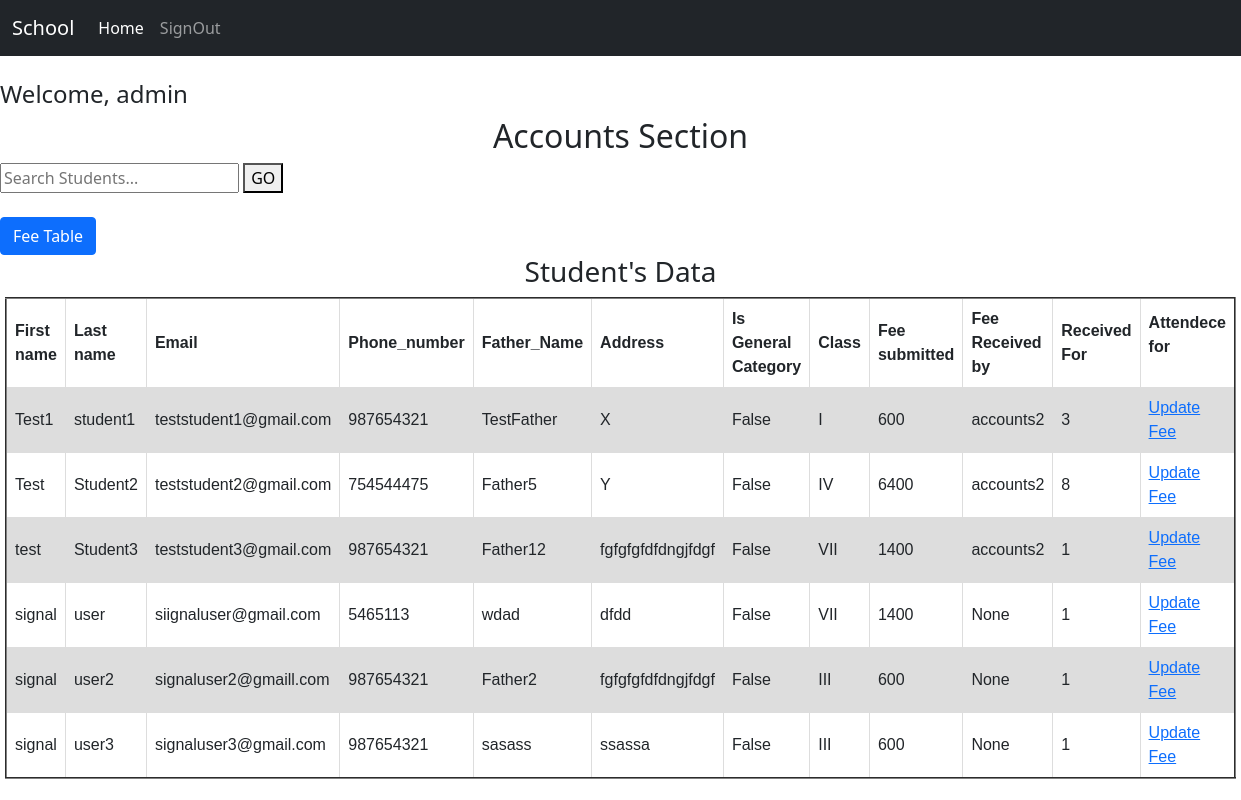
The page /achome (signed in) on the database its author committed.
### student/models.py (models this page shows)
class Student(User):
    fathername= models.CharField(max_length=40)
    clas=models.ForeignKey(stu_cls_model, on_delete=models.CASCADE,null=True, blank= True)
    address=models.CharField(max_length=200)
    contact= models.CharField(max_length=15)
    fee_status=models.CharField(max_length=20,choices=fee_choices,default=1)
    fee=models.BigIntegerField(default=200)
    gen_cat= models.BooleanField(default=False)
    admitted_on=models.DateTimeField(auto_now=True)
    roll= models.BigIntegerField(null=True)
    fee_received_by=models.CharField(max_length=30,null= True)
    is_present_today=models.CharField(max_length=15, default="absent", blank = True)

class stu_cls_model(models.Model):
    class_name=models.CharField(choices=class_choices,max_length=20, null= True, default=1)
    mothly_fee=models.PositiveIntegerField()
    def __str__(self):
        return self.class_name

### student/views.py (the view)
# urls.py: path('achome', views.accountshome, name='achome'),
@login_required(login_url="signin")
@staff_member_required
def accountshome(request):
    students= Student.objects.filter(is_staff=False,is_superuser=False)
    return render(request,"achome.html",{"details":students})

### student/context_processors.py (called while the page is built)
def get_notifications(request):
    print("In get notifs")
    Notifications = ""
    try:
        Notifications = notification.objects.filter(users=request.user)
        Notifications_count = notification.objects.filter(users=request.user, is_read=False).count()
        print("new notifications=",Notifications_count)
        print(Notifications)
        return {'notif': Notifications, "notif_c":Notifications_count}
    except:
        print("try did not work")
        return {}

### student/templates/achome.html (shortened to what this page needs)
{%extends "base.html"%}
{%block content%}
<br>
<h4>
Welcome, {{request.user}}
</h4>
<center>
<h2> Accounts Section</h2>
</center>
<form method="POST" action= {% url 'search' %} >
  <input type="text"  name="search" placeholder="Search Students..." >
  <button type="submit"> GO </button>
</form><br>
<button type="button" class="btn btn-primary" data-bs-toggle="modal" data-bs-target="#exampleModal">Fee Table</button>
<center>
<h3>Student's Data </h3>
    <table border="2" style="width:90%">
        <tr border="2">
            <th>First name</th>
            <th>Last name</th>
            <th>Email</th>
            <th>Phone_number</th>
            <th>Father_Name</th>
            <th>Address</th>
            <th>Is General Category</th>
            <th>Class</th>
            <th>Fee submitted</th>
            <th>Fee Received by</th>
            <th>Received For</th>
            <th>Attendece for <p id="date"></p></th>
        </tr>
        {%for i in details %}
        <tr>
            <td>{{i.first_name}}</td>
            <td>{{i.last_name}}</td>
            <td>{{i.email}}</td>
            <td>{{i.contact}}</td>
            <td>{{i.fathername}}</td>
            <td>{{i.address}}</td>
            <td>{{i.gen_cat}}</td>
            <td>{{i.clas}}</td>
            <td>{{i.fee}}</td>
            <td>{{i.fee_received_by}}</td>
            <td>{{i.fee_status}}</td>
            <td>
                <a href= {% url 'updatefee' id=i.id %}> Update Fee</a>
            </td>
        </tr>
        {% endfor%}
</table>
{%endblock%}

### student/templates/base.html (shortened to what this page needs)
<!doctype html>
<html lang="en">
  <head>
    <link href="https://cdn.jsdelivr.net/npm/bootstrap@5.1.3/dist/css/bootstrap.min.css" rel="stylesheet">
  </head>
  <body>
    <nav class="navbar navbar-expand-lg navbar-dark bg-dark">
        <div class="container-fluid">
          <a class="navbar-brand">School</a>
          <div class="collapse navbar-collapse" id="navbarNav">
            <ul class="navbar-nav">
              {% if request.user.is_authenticated %}
              <li class="nav-item">
                <a class="nav-link active" aria-current="home" href="">Home</a>
              </li>
              <li class="nav-item">
                <a class="nav-link" href="signout">SignOut</a>
              </li>
              {% endif %}
            </ul>
          </div>
        </div>
      </nav>
      {%block content%}
      {%endblock%}
  </body>
</html>

### student/templates/achome.html (style rules this page uses)
table { font-family: arial, sans-serif; border-collapse: collapse; width: 100%; }
td, th { border: 1px solid #dddddd; text-align: left; padding: 8px; }
tr:nth-child(even) { background-color: #dddddd; }

### student/templates/base.html (style rules this page uses)
table { font-family: arial, sans-serif; border-collapse: collapse; width: 100%; }
td, th { border: 1px solid #dddddd; text-align: left; padding: 8px; }
tr:nth-child(even) { background-color: #dddddd; }

### rows shown on the page
Student: first_name "Test1", last_name "student1", email "teststudent1@gmail.com", contact "987654321", fathername "TestFather", address "X", gen_cat "False", clas "I", fee "600", fee_received_by "accounts2", fee_status "3"
Student: first_name "Test", last_name "Student2", email "teststudent2@gmail.com", contact "754544475", fathername "Father5", address "Y", gen_cat "False", clas "IV", fee "6400", fee_received_by "accounts2", fee_status "8"
Student: first_name "test", last_name "Student3", email "teststudent3@gmail.com", contact "987654321", fathername "Father12", address "fgfgfgfdfdngjfdgf", gen_cat "False", clas "VII", fee "1400", fee_received_by "accounts2", fee_status "1"
Student: first_name "signal", last_name "user", email "siignaluser@gmail.com", contact "5465113", fathername "wdad", address "dfdd", gen_cat "False", clas "VII", fee "1400", fee_received_by "None", fee_status "1"
Student: first_name "signal", last_name "user2", email "signaluser2@gmaill.com", contact "987654321", fathername "Father2", address "fgfgfgfdfdngjfdgf", gen_cat "False", clas "III", fee "600", fee_received_by "None", fee_status "1"
Student: first_name "signal", last_name "user3", email "signaluser3@gmail.com", contact "987654321", fathername "sasass", address "ssassa", gen_cat "False", clas "III", fee "600", fee_received_by "None", fee_status "1"

### other values the page prints
{{ request.user }} "admin"
